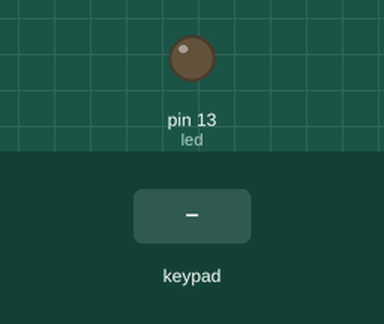
Recording of a sketch running on a simulated Arduino Uno, built with avr-gcc and run on an emulated ATmega328P. Parts: output pins drawn as LEDs (lit = HIGH). The test bench sets the inputs (shaded band).

Above: at 1.2 s.
1.3 s: keypad keys 2 2 0 # pressed 0.4 s apart
At 3.6 s:
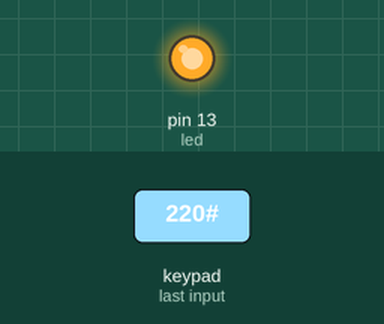
4.4 s: key '#' pressed
At 4.8 s:
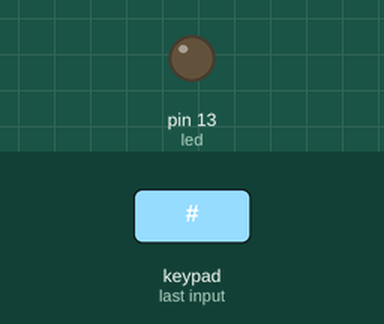
Timing chart, 0 to 7.4 s (numbered marks = the images above; inputs shaded):
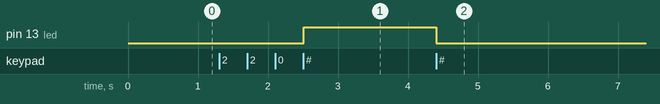

Measured:
- after the input at 1.3 s, pin 13 (led): LOW → HIGH after 1.2 s
- after the input at 4.4 s, pin 13 (led): HIGH → LOW at once

The sketch:

Identification.ino
```cpp
/* @file CustomKeypad.pde
  || @version 1.0
  || @author Alexander Brevig
  || @contact alexanderbrevig@gmail.com
  ||
  || @description
  || | Demonstrates changing the keypad size and key values.
  || #
*/
#include <Keypad.h>

const byte ROWS = 4; //four rows
const byte COLS = 4; //four columns
float firstNumber = 0;
float secondNumber = 0;
float result = 0;
bool section = false;
int type = 0;
int led=13;
//define the cymbols on the buttons of the keypads
char hexaKeys[ROWS][COLS] = {
  {'1', '2', '3', 'A'},
  {'4', '5', '6', 'B'},
  {'7', '8', '9', 'C'},
  {'*', '0', '#', 'D'}
};
byte rowPins[ROWS] = {9, 8, 7, 6}; //connect to the row pinouts of the keypad
byte colPins[COLS] = {5, 4, 3, 2}; //connect to the column pinouts of the keypad

//initialize an instance of class NewKeypad
Keypad customKeypad = Keypad( makeKeymap(hexaKeys), rowPins, colPins, ROWS, COLS);

void setup() {
  Serial.begin(9600);
  pinMode(led, OUTPUT);

}

void loop() {
  char key = customKeypad.getKey();
  if (key) {
    static String EnterCode = "";
    if (key == '#') {
      if (EnterCode.equals("220")) {
        digitalWrite(led, HIGH);
      }
      else {
        digitalWrite(led, LOW);
      }
      EnterCode = "";
    }
    else {
      EnterCode += key;
    }
  }
}
```
